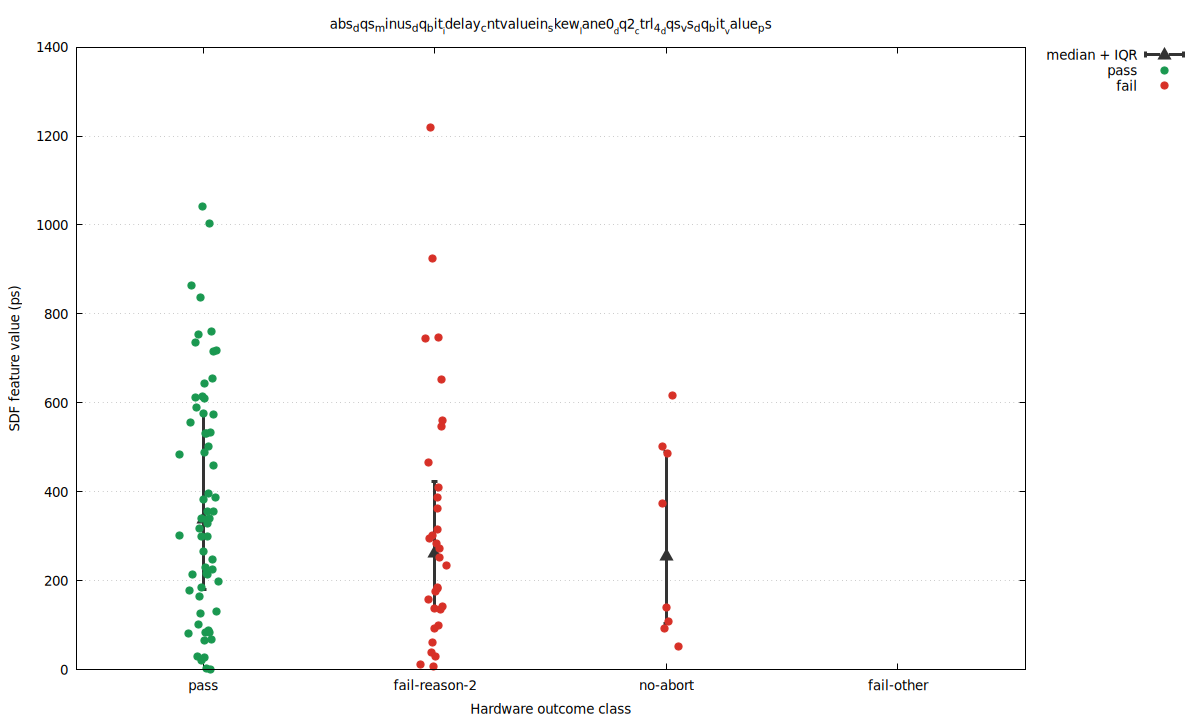

Recreate this plot in gnuplot.
set terminal pngcairo size 1200,720 enhanced font 'DejaVu Sans,10'
set output 'baseline_seed_31_60_skew_abs_dqs_minus_dq_bit_idelay_cntvaluein_skew_lane0_dq2_ctrl_4_dqs_vs_dq_bit_value_ps_d.png'
set datafile separator comma
set key outside right top
set grid ytics
set xrange [0.45:4.55]
set xtics ('pass' 1, 'fail-reason-2' 2, 'no-abort' 3, 'fail-other' 4)
set xlabel 'Hardware outcome class'
set ylabel 'SDF feature value (ps)'
set title 'abs_dqs_minus_dq_bit__idelay_cntvaluein_skew__lane0__dq2__ctrl_4__dqs_vs_dq_bit__value_ps'
plot \
  'baseline_seed_31_60_skew_abs_dqs_minus_dq_bit_idelay_cntvaluein_skew_lane0_dq2_ctrl_4_dqs_vs_dq_bit_value_ps_d.summary.dat' using 1:4:3:5 with yerrorbars pt 9 ps 1.5 lw 3 lc rgb '#333333' title 'median + IQR', \
  'baseline_seed_31_60_skew_abs_dqs_minus_dq_bit_idelay_cntvaluein_skew_lane0_dq2_ctrl_4_dqs_vs_dq_bit_value_ps_d.dat' using 1:4 with points pt 7 ps 1.2 lc rgb '#1a9850' title 'pass', \
  'baseline_seed_31_60_skew_abs_dqs_minus_dq_bit_idelay_cntvaluein_skew_lane0_dq2_ctrl_4_dqs_vs_dq_bit_value_ps_d.dat' using 1:5 with points pt 7 ps 1.2 lc rgb '#d73027' title 'fail'
